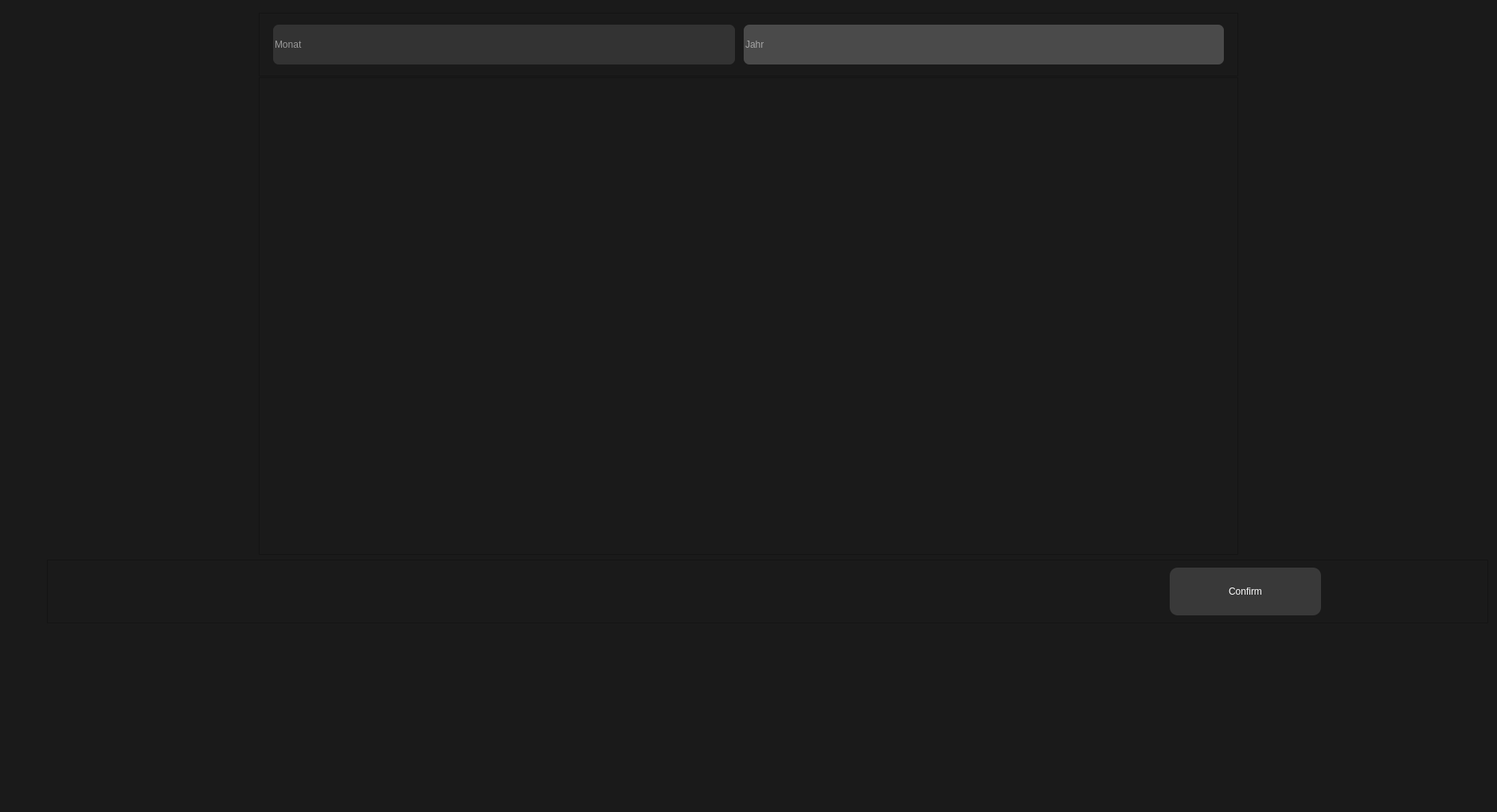
<?xml version="1.0" encoding="UTF-8"?>
<ui version="4.0">
 <class>addEntryWindow</class>
 <widget class="QWidget" name="addEntryWindow">
  <property name="geometry">
   <rect>
    <x>0</x>
    <y>0</y>
    <width>1880</width>
    <height>1020</height>
   </rect>
  </property>
  <property name="windowTitle">
   <string>Form</string>
  </property>
  <property name="styleSheet">
   <string notr="true">background-color: rgb(26, 26, 26);</string>
  </property>
  <layout class="QVBoxLayout" name="verticalLayout">
   <item alignment="Qt::AlignHCenter">
    <widget class="QFrame" name="frame">
     <property name="minimumSize">
      <size>
       <width>1230</width>
       <height>80</height>
      </size>
     </property>
     <property name="maximumSize">
      <size>
       <width>16777215</width>
       <height>70</height>
      </size>
     </property>
     <property name="frameShape">
      <enum>QFrame::StyledPanel</enum>
     </property>
     <property name="frameShadow">
      <enum>QFrame::Raised</enum>
     </property>
     <layout class="QHBoxLayout" name="horizontalLayout_2">
      <property name="leftMargin">
       <number>17</number>
      </property>
      <property name="rightMargin">
       <number>17</number>
      </property>
      <item>
       <widget class="QLineEdit" name="monthEdit">
        <property name="minimumSize">
         <size>
          <width>300</width>
          <height>50</height>
         </size>
        </property>
        <property name="maximumSize">
         <size>
          <width>580</width>
          <height>16777215</height>
         </size>
        </property>
        <property name="styleSheet">
         <string notr="true">background-color: rgb(51, 51, 51);
border-radius: 7px;
color: rgb(255, 255, 255);
font: 700 14pt &quot;Segoe UI&quot;;
qproperty-alignment: AlignCenter;</string>
        </property>
        <property name="placeholderText">
         <string>Monat</string>
        </property>
       </widget>
      </item>
      <item>
       <spacer name="horizontalSpacer_2">
        <property name="orientation">
         <enum>Qt::Horizontal</enum>
        </property>
        <property name="sizeType">
         <enum>QSizePolicy::Maximum</enum>
        </property>
        <property name="sizeHint" stdset="0">
         <size>
          <width>5</width>
          <height>20</height>
         </size>
        </property>
       </spacer>
      </item>
      <item>
       <widget class="QLineEdit" name="yearEdit">
        <property name="minimumSize">
         <size>
          <width>290</width>
          <height>50</height>
         </size>
        </property>
        <property name="maximumSize">
         <size>
          <width>1200</width>
          <height>16777215</height>
         </size>
        </property>
        <property name="styleSheet">
         <string notr="true">background-color: rgb(74, 74, 74);
border-radius: 7px;
qproperty-alignment: AlignCenter;
color: rgb(255, 255, 255);
font: 700 14pt &quot;Segoe UI&quot;;</string>
        </property>
        <property name="placeholderText">
         <string>Jahr</string>
        </property>
       </widget>
      </item>
     </layout>
    </widget>
   </item>
   <item alignment="Qt::AlignHCenter|Qt::AlignTop">
    <widget class="QFrame" name="entryFrame">
     <property name="minimumSize">
      <size>
       <width>1230</width>
       <height>600</height>
      </size>
     </property>
     <property name="maximumSize">
      <size>
       <width>16777215</width>
       <height>500</height>
      </size>
     </property>
     <property name="frameShape">
      <enum>QFrame::StyledPanel</enum>
     </property>
     <property name="frameShadow">
      <enum>QFrame::Raised</enum>
     </property>
     <widget class="QWidget" name="layoutWidget_2">
      <property name="geometry">
       <rect>
        <x>10</x>
        <y>10</y>
        <width>1211</width>
        <height>581</height>
       </rect>
      </property>
      <layout class="QVBoxLayout" name="cellLayout_2">
       <property name="spacing">
        <number>6</number>
       </property>
       <property name="sizeConstraint">
        <enum>QLayout::SetDefaultConstraint</enum>
       </property>
       <property name="bottomMargin">
        <number>0</number>
       </property>
      </layout>
     </widget>
    </widget>
   </item>
   <item alignment="Qt::AlignRight|Qt::AlignTop">
    <widget class="QFrame" name="frame_2">
     <property name="minimumSize">
      <size>
       <width>1230</width>
       <height>70</height>
      </size>
     </property>
     <property name="frameShape">
      <enum>QFrame::StyledPanel</enum>
     </property>
     <property name="frameShadow">
      <enum>QFrame::Raised</enum>
     </property>
     <layout class="QHBoxLayout" name="horizontalLayout">
      <item>
       <spacer name="horizontalSpacer_3">
        <property name="orientation">
         <enum>Qt::Horizontal</enum>
        </property>
        <property name="sizeType">
         <enum>QSizePolicy::Maximum</enum>
        </property>
        <property name="sizeHint" stdset="0">
         <size>
          <width>1400</width>
          <height>20</height>
         </size>
        </property>
       </spacer>
      </item>
      <item>
       <widget class="QPushButton" name="confimAllButton">
        <property name="minimumSize">
         <size>
          <width>240</width>
          <height>60</height>
         </size>
        </property>
        <property name="layoutDirection">
         <enum>Qt::LeftToRight</enum>
        </property>
        <property name="styleSheet">
         <string notr="true">QPushButton{
font: 700 16pt &quot;Segoe UI&quot;;
	background-color: rgb(57, 57, 57);
color: rgb(255, 255, 255);
border-radius: 10px;
margin-right: 50px;
}

QPushButton:hover{
	
	background-color: rgb(152, 235, 143);
}
QPushButton:pressed{
	
	background-color: rgb(120, 229, 128);
}</string>
        </property>
        <property name="text">
         <string>Confirm</string>
        </property>
        <property name="icon">
         <iconset resource="../../../assets/recource.qrc">
          <normaloff>:/assets/confirmCheck.png</normaloff>:/assets/confirmCheck.png</iconset>
        </property>
        <property name="iconSize">
         <size>
          <width>30</width>
          <height>30</height>
         </size>
        </property>
       </widget>
      </item>
      <item>
       <spacer name="horizontalSpacer">
        <property name="orientation">
         <enum>Qt::Horizontal</enum>
        </property>
        <property name="sizeType">
         <enum>QSizePolicy::Maximum</enum>
        </property>
        <property name="sizeHint" stdset="0">
         <size>
          <width>150</width>
          <height>20</height>
         </size>
        </property>
       </spacer>
      </item>
     </layout>
    </widget>
   </item>
  </layout>
 </widget>
 <resources>
  <include location="../../../assets/recource.qrc"/>
 </resources>
 <connections/>
</ui>
